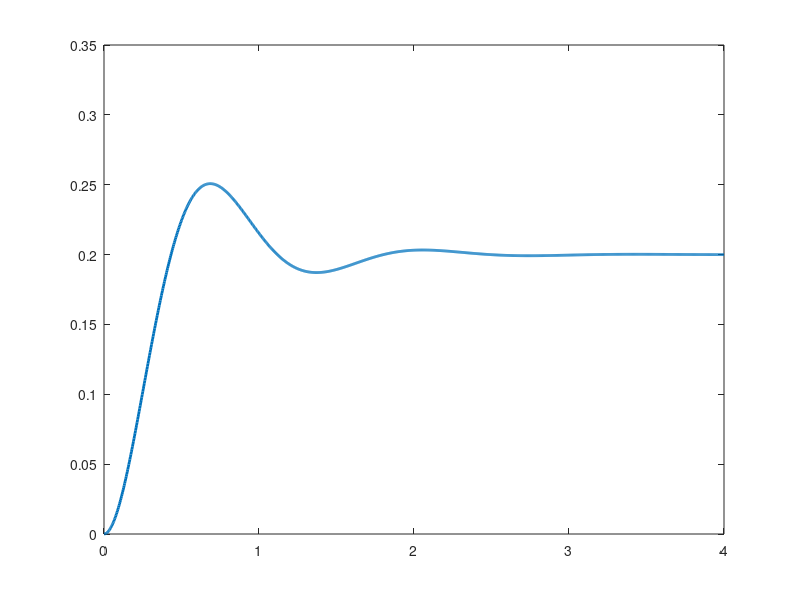

The MATLAB source for this figure: (Note: this script raises an error after producing the figure.)
% MECH321 — Dynamics of Engineering Systems | TYUT 2026
% Paired with the corresponding Python L03 file. Control System Toolbox is required.
% Each script writes its lecture figure to Code/Figures/MATLAB.
clear; close all; clc;
fig = figure('Color','w','Position',[100 100 900 440]);
G=tf(1,[2 8 50]); t=linspace(0,4,1200); y=step(10*G,t); plot(t,y,'LineWidth',2); hold on; yline(0.2,'--'); xlabel('Time (s)'); ylabel('Displacement (m)'); title('10 N force step'); assert(abs(dcgain(10*G)-0.2)<1e-10);
grid on;
out = fullfile(fileparts(fileparts(mfilename('fullpath'))),'Figures','MATLAB');
if ~exist(out,'dir'), mkdir(out); end
exportgraphics(fig,fullfile(out,'L03.png'),'Resolution',200);
disp('L03 complete');
